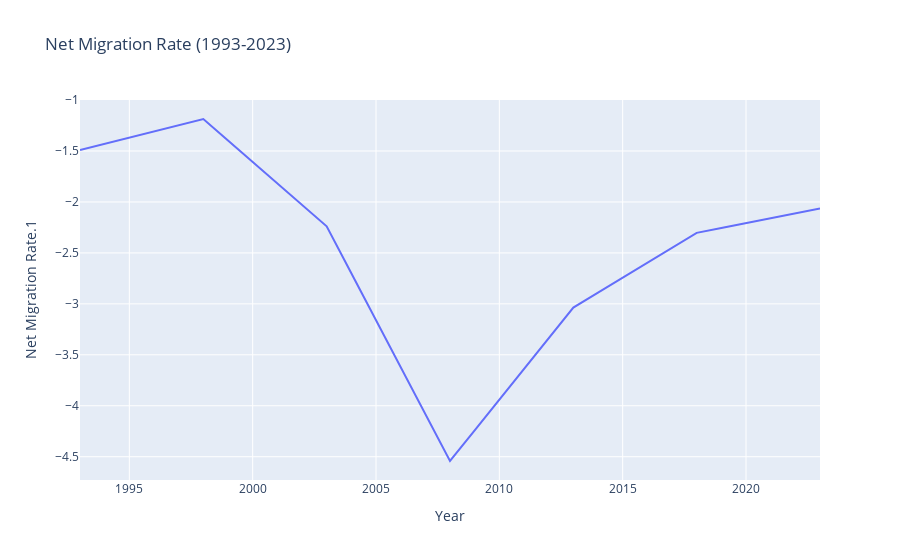

Notebook cell for this chart:
### Code cell
px.line(df[13:], x="Year", y='Net Migration Rate.1', title="Net Migration Rate (1993-2023)")

### Figure 1 — Plotly figure (JSON) as saved in the notebook; plotly's stock layout.template omitted (floating-point values rounded to 4 significant figures)
{"data": [{"hovertemplate": "Year=%{x}<br>Net Migration Rate.1=%{y}<extra></extra>", "legendgroup": "", "line": {"color": "#636efa", "dash": "solid"}, "marker": {"symbol": "circle"}, "mode": "lines", "name": "", "orientation": "v", "showlegend": false, "type": "scatter", "x": [1993.0, 1994.0, 1995.0, 1996.0, 1997.0, 1998.0, 1999.0, 2000.0, 2001.0, 2002.0, 2003.0, 2004.0, 2005.0, 2006.0, 2007.0, 2008.0, 2009.0, 2010.0, 2011.0, 2012.0, 2013.0, 2014.0, 2015.0, 2016.0, 2017.0, 2018.0, 2019.0, 2020.0, 2021.0, 2022.0, 2023.0], "xaxis": "x", "y": [-1.491, -1.43, -1.369, -1.308, -1.247, -1.186, -1.397, -1.607, -1.818, -2.028, -2.239, -2.7, -3.16, -3.621, -4.081, -4.542, -4.241, -3.94, -3.639, -3.338, -3.037, -2.89, -2.743, -2.597, -2.45, -2.303, -2.255, -2.208, -2.16, -2.113, -2.065], "yaxis": "y"}], "layout": {"legend": {"tracegroupgap": 0}, "title": {"text": "Net Migration Rate (1993-2023)"}, "xaxis": {"anchor": "y", "domain": [0, 1], "title": {"text": "Year"}}, "yaxis": {"anchor": "x", "domain": [0, 1], "title": {"text": "Net Migration Rate.1"}}}}
